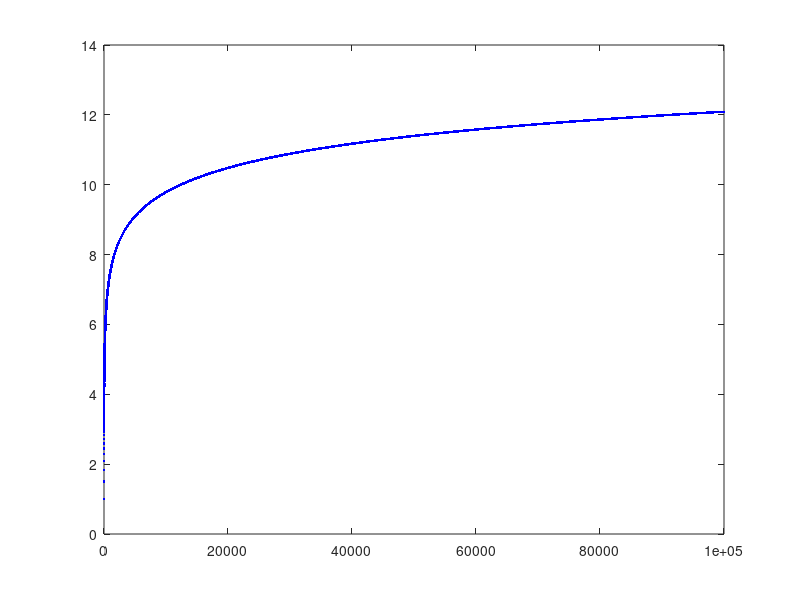

Write MATLAB code to recreate this figure.
% clear;clc;close all;
% 
% x = 1:8;
% y = 2:2:16;
% question = [2.5 3.1];
% newvec = interp1(x,y,question)
% 
% plot(x,y,'bd');
% hold
% plot(question,newvec,'rd')
% hold
% 
% y = x.^3;
% question2 = linspace(8,11,100);
% newvec2 = spline(x,y,question2)
% plot(x,y,'bd');
% hold
% plot(question2,newvec2,'b');
% hold
% 
% polyfit!!!!!!!
% polyval
% [numdata,~,~] = xlsread('testdata.xlsx');
% 
% mcvalue = numdata(:,2);
% freespeed = numdata(:,1);
% 
% zeroones = freespeed == 0;
% mcvalue(zeroones) = [];
% freespeed(zeroones) = [];
% 
% plot(freespeed,mcvalue,'b.')
% hold
% mypoly = polyfit(freespeed,mcvalue,5);
% fittedcurve = polyval(mypoly,linspace(0,113,1000));
% fittedcurve2 = polyval(mypoly,0:113);
% 
% plot(linspace(0,113,1000),fittedcurve,'r');
% plot(0:113,fittedcurve2,'rd');
% hold
% 
% trapz
% 
% x = linspace(-10,10,1000);
% poly = [1 0 0 -5];
% y = polyval(poly,x);
% area = trapz(x,y)
% 
% x = 1:5;
% y = x.^2;
% 
% derivpoly = polyfit(x(1:end-1),diff(y),3)

% fert = [10 4 6 3 8 2 1];
% yield = [50 21 30 16 43 10 5];
% 
% [fert,index] = sort(fert);
% yield = yield(index);
% 
% figure(1)
% plot(fert,yield,'bd')
% hold
% deriv = diff(yield)./diff(fert)
% 
% [biggest, bigplace] = max(deriv)
% 
% poly = polyfit(fert,yield,3)
% 
% ferttesting = linspace(fert(1),fert(end),100);
% 
% yieldtesting = polyval(poly,ferttesting)
% 
% plot(ferttesting,yieldtesting,'r')
% hold

% vector multiplication

% [1 2 3 4 5]'*[1 2 3 4 5]

x = 1:100000;
y = (1./x);
series = cumsum(y);
plot(x,series,'b.')
